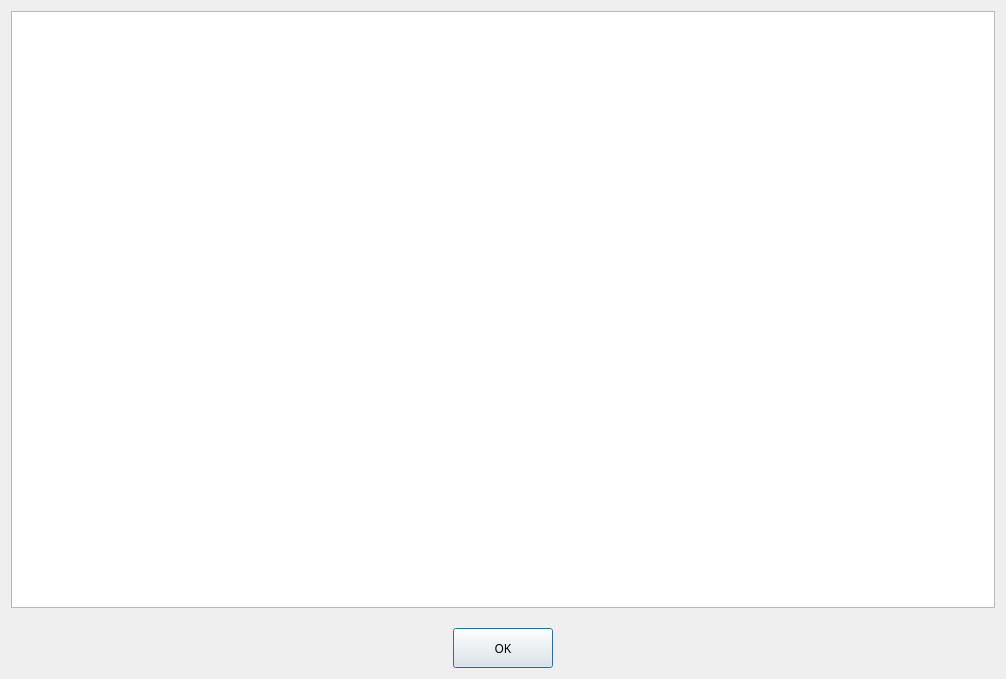
<?xml version="1.0" encoding="UTF-8"?>
<ui version="4.0">
 <class>ActiveInfoWindow</class>
 <widget class="QDialog" name="ActiveInfoWindow">
  <property name="geometry">
   <rect>
    <x>0</x>
    <y>0</y>
    <width>1006</width>
    <height>679</height>
   </rect>
  </property>
  <property name="windowTitle">
   <string>学生注意力信息</string>
  </property>
  <layout class="QVBoxLayout" name="verticalLayout_2">
   <item>
    <layout class="QVBoxLayout" name="verticalLayout">
     <property name="spacing">
      <number>20</number>
     </property>
     <item>
      <widget class="QTableView" name="tableView"/>
     </item>
     <item>
      <layout class="QHBoxLayout" name="horizontalLayout">
       <item>
        <spacer name="horizontalSpacer">
         <property name="orientation">
          <enum>Qt::Horizontal</enum>
         </property>
         <property name="sizeHint" stdset="0">
          <size>
           <width>40</width>
           <height>20</height>
          </size>
         </property>
        </spacer>
       </item>
       <item>
        <widget class="QPushButton" name="btnOK">
         <property name="minimumSize">
          <size>
           <width>100</width>
           <height>40</height>
          </size>
         </property>
         <property name="font">
          <font>
           <family>微软雅黑</family>
          </font>
         </property>
         <property name="styleSheet">
          <string notr="true"/>
         </property>
         <property name="text">
          <string>OK</string>
         </property>
        </widget>
       </item>
       <item>
        <spacer name="horizontalSpacer_2">
         <property name="orientation">
          <enum>Qt::Horizontal</enum>
         </property>
         <property name="sizeHint" stdset="0">
          <size>
           <width>40</width>
           <height>20</height>
          </size>
         </property>
        </spacer>
       </item>
      </layout>
     </item>
    </layout>
   </item>
  </layout>
 </widget>
 <resources/>
 <connections/>
</ui>
